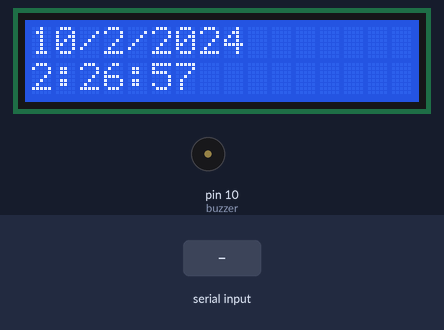
Bench run of a sketch on a simulated Arduino Nano, built with avr-gcc and run on an emulated ATmega328P. Shown: 16×2 character LCD, buzzer (waves = sounding, pin HIGH). Inputs (shaded band) come from the test bench. The local clock reads 2024-03-15 10:24:30 at power-on unless the sketch sets it; the modem accepts every AT command (registered, SIM ready, sends succeed) and sends nothing else; what the sketch prints to the serial monitor is not drawn.

Above: at 10.3 s.
10.4 s: "GET /set_alarm?date=\n" received over the second serial link
At 32.3 s:
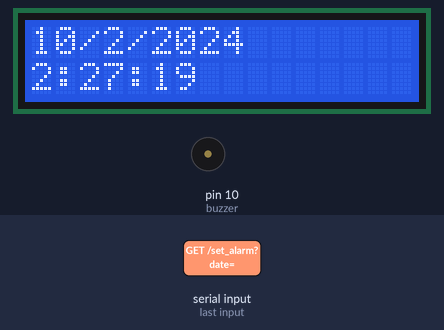
32.4 s: "STAIP,\n" received over the second serial link
54.4 s: "GET / \n" received over the second serial link
At 77.1 s:
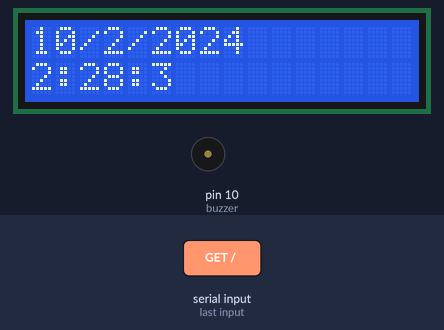
Timing chart, 0 to 78.6 s (numbered marks = the images above; inputs shaded):
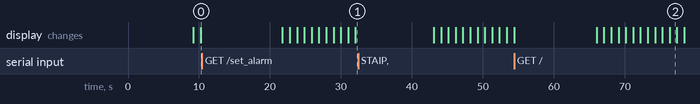

Measured:
- what the display in image 2 shows lasts 1.0 s, from 76.3 s to 77.3 s

The sketch:

sketch_jun15a.ino
```cpp
#include <Wire.h>
#include <I2C_RTC.h>
#include <LiquidCrystal_I2C.h>
#include <SoftwareSerial.h>

SoftwareSerial ESP8266(7, 6); // RX, TX
unsigned char check_connection = 0;
unsigned char times_check = 0;

static DS3231 RTC;
LiquidCrystal_I2C lcd(0x27, 16, 2); // Creates an LCD object. Parameters: (I2C address, columns, rows)

String alarm_date = "";
String alarm_time = "";

int buzzer = 10;

void clearESPBuffer() {
  while (ESP8266.available()) {
    ESP8266.read();
  }
}

void getIPAddress() {
  ESP8266.println("AT+CIFSR");
  delay(1000);
  bool gotIP = false;
  while (ESP8266.available()) {
    String response = ESP8266.readStringUntil('\n');
    Serial.println(response); // Debug: Print each line of the response

    if (response.indexOf("STAIP,") != -1) {
      int start = response.indexOf("\"") + 1;
      int end = response.lastIndexOf("\"");
      String ip = response.substring(start, end);
      Serial.print("IP Address: ");
      Serial.println(ip);
      gotIP = true;
      break;
    }
  }

  if (!gotIP) {
    Serial.println("Failed to obtain IP address. Retrying...");
    delay(2000);
    clearESPBuffer();
    getIPAddress();
  }
}

void sendHTTPResponse(int connId, String response) {
  String cipSend = "AT+CIPSEND=" + String(connId) + "," + String(response.length());
  ESP8266.println(cipSend);
  delay(100);
  ESP8266.print(response);
  delay(100);
  String cipClose = "AT+CIPCLOSE=" + String(connId);
  ESP8266.println(cipClose);
  delay(100);
}

void setup() {
  Serial.begin(9600);
  ESP8266.begin(9600);

  ESP8266.println("AT+RST");
  delay(5000); // Increased delay to ensure the reset completes

  clearESPBuffer();

  ESP8266.println("AT+CWMODE=1");
  delay(1000);
  Serial.println("Connecting to WiFi");

  while (check_connection == 0) {
    Serial.print(".");
    ESP8266.println("AT+CWJAP=\"LGU HRMO WiFi_2.4G\",\"Raged030585\"");
    ESP8266.setTimeout(10000); // Increase timeout to allow sufficient connection time

    if (ESP8266.find("WIFI GOT IP")) {
      Serial.println("\nWIFI CONNECTED");
      check_connection = 1;
      break;
    }

    times_check++;
    if (times_check > 3) {
      times_check = 0;
      Serial.println("\nTrying to Reconnect..");
    }
  }

  // Get and print IP address
  Serial.println("Getting IP address...");
  getIPAddress();

  // Start the ESP8266 as a server
  ESP8266.println("AT+CIPMUX=1");
  delay(1000);
  ESP8266.println("AT+CIPSERVER=1,80");
  delay(1000);

  pinMode(buzzer, OUTPUT);
  RTC.begin();
  lcd.begin(16, 2);

  RTC.setHourMode(CLOCK_H12);
  //RTC.setHourMode(CLOCK_H24);
  if (RTC.getHourMode() == CLOCK_H12) {
    //RTC.setMeridiem(HOUR_PM);
  }
  RTC.setDay(10);
  RTC.setMonth(2);
  RTC.setYear(2024);
  RTC.setHours(14);
  RTC.setMinutes(26);
  RTC.setSeconds(56);
  RTC.setWeek(7);
  //RTC.setDate(22,07,29);
  //RTC.setTime(22,10,20);
}

void loop() {
  if (ESP8266.available()) {
    String request = ESP8266.readStringUntil('\r');
    Serial.println(request); // Debug: Print each request

    // Parse the connection ID from the request
    int connIdIndex = request.indexOf('+');
    int connId = request.substring(connIdIndex + 5, connIdIndex + 6).toInt();

    // Process the GET request for setting the alarm
    if (request.indexOf("GET /set_alarm?date=") != -1) {
      int date_start = request.indexOf('=') + 1;
      int date_end = request.indexOf('&');
      alarm_date = request.substring(date_start, date_end);

      int time_start = request.indexOf("time=") + 5;
      alarm_time = request.substring(time_start, request.indexOf(' ', time_start));

      // Respond with confirmation webpage
      String response = "HTTP/1.1 200 OK\r\nContent-Type: text/html\r\n\r\n";
      response += "<html><body>";
      response += "<h1>Alarm Set</h1>";
      response += "<p>Date: " + alarm_date + "</p>";
      response += "<p>Time: " + alarm_time + "</p>";
      response += "</body></html>";
      sendHTTPResponse(connId, response);

      // Print the set date and time to the serial monitor
      Serial.println("Alarm set:");
      Serial.print("Date: ");
      Serial.println(alarm_date);
      Serial.print("Time: ");
      Serial.println(alarm_time);
    } else if (request.indexOf("GET / ") != -1) {
      // Respond with HTML form for setting the alarm
      String response = "HTTP/1.1 200 OK\r\nContent-Type: text/html\r\n\r\n";
      response += "<html><body>";
      response += "<h1>SMART SCHOOL BELL</h1>";
      response += "<form action=\"/set_alarm\">";
      response += "Date: <input type=\"date\" name=\"date\"><br>";
      response += "Time: <input type=\"time\" name=\"time\"><br>";
      response += "<input type=\"submit\" value=\"Set Alarm\">";
      response += "</form>";
      response += "</body></html>";
      sendHTTPResponse(connId, response);
    }
    clearESPBuffer();
  }

  // Check if the current time matches the alarm time and date
  int hours = RTC.getHours();
  int minutes = RTC.getMinutes();
  int day = RTC.getDay();
  int month = RTC.getMonth();
  int year = RTC.getYear();
  String current_time = String(hours) + ":" + String(minutes);
  String current_date = String(year) + "-" + String(month) + "-" + String(day);

  if (current_time == alarm_time && current_date == alarm_date) {
    digitalWrite(buzzer, HIGH); // Turn on the buzzer
    delay(10000); // Keep it on for 10 seconds
    digitalWrite(buzzer, LOW); // Turn off the buzzer
  }

  // Update the LCD display with the current date and time
  lcd.clear();
  lcd.setCursor(0, 0);
  lcd.print(day);
  lcd.print("/");
  lcd.print(month);
  lcd.print("/");
  lcd.print(year);
  lcd.setCursor(0, 1);
  lcd.print(RTC.getHours());
  lcd.print(":");
  lcd.print(RTC.getMinutes());
  lcd.print(":");
  lcd.print(RTC.getSeconds());

  delay(1000);
}
```
